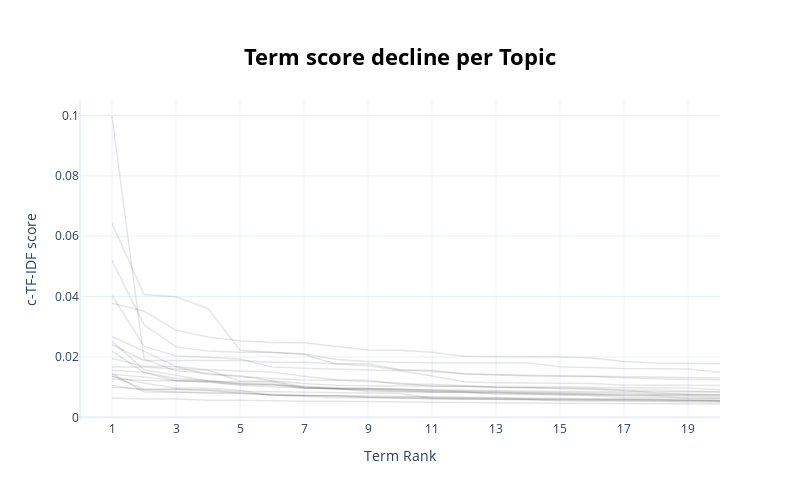

Notebook code cell kept with this figure:
### Code cell
topic_model_all_data.visualize_term_rank()

### Figure 1 — Plotly figure (JSON) as saved in the notebook; plotly's stock layout.template omitted (floating-point values rounded to 4 significant figures)
{"data": [{"hovertext": "<b>Topic -1</b>:took_booked_asked_people_another_w", "line": {"color": "black", "width": 1.5}, "mode": "lines+lines", "name": "", "opacity": 0.1, "type": "scatter", "x": [1, 2, 3, 4, 5, 6, 7, 8, 9, 10, 11, 12, 13, 14, 15, 16, 17, 18, 19, 20], "y": [0.006413, 0.006087, 0.006023, 0.005667, 0.005633, 0.005372, 0.00535, 0.00529, 0.005236, 0.005191, 0.005133, 0.004895, 0.004765, 0.004749, 0.004685, 0.004679, 0.004623, 0.004504, 0.004487, 0.004405]}, {"hovertext": "<b>Topic 0</b>:sydney_australia_perth_wife_enjoyed", "line": {"color": "black", "width": 1.5}, "mode": "lines+lines", "name": "", "opacity": 0.1, "type": "scatter", "x": [1, 2, 3, 4, 5, 6, 7, 8, 9, 10, 11, 12, 13, 14, 15, 16, 17, 18, 19, 20], "y": [0.01374, 0.009202, 0.009182, 0.009065, 0.008657, 0.008522, 0.008389, 0.008283, 0.007926, 0.007879, 0.006295, 0.006228, 0.006175, 0.00593, 0.005502, 0.005486, 0.005439, 0.00522, 0.005094, 0.004996]}, {"hovertext": "<b>Topic 1</b>:pleasant_plenty_highly_smooth_staff", "line": {"color": "black", "width": 1.5}, "mode": "lines+lines", "name": "", "opacity": 0.1, "type": "scatter", "x": [1, 2, 3, 4, 5, 6, 7, 8, 9, 10, 11, 12, 13, 14, 15, 16, 17, 18, 19, 20], "y": [0.01361, 0.01132, 0.009629, 0.009592, 0.008964, 0.007248, 0.007183, 0.007151, 0.006629, 0.006254, 0.006082, 0.005949, 0.005867, 0.00575, 0.00572, 0.005638, 0.005573, 0.005525, 0.005501, 0.005483]}, {"hovertext": "<b>Topic 2</b>:refund_told_booking_customer servic", "line": {"color": "black", "width": 1.5}, "mode": "lines+lines", "name": "", "opacity": 0.1, "type": "scatter", "x": [1, 2, 3, 4, 5, 6, 7, 8, 9, 10, 11, 12, 13, 14, 15, 16, 17, 18, 19, 20], "y": [0.02676, 0.02195, 0.0168, 0.01578, 0.01537, 0.015, 0.01362, 0.01245, 0.01227, 0.01097, 0.01091, 0.01045, 0.009921, 0.009906, 0.009444, 0.009376, 0.009043, 0.008992, 0.008638, 0.008486]}, {"hovertext": "<b>Topic 3</b>:love_planes_world_staff always_smil", "line": {"color": "black", "width": 1.5}, "mode": "lines+lines", "name": "", "opacity": 0.1, "type": "scatter", "x": [1, 2, 3, 4, 5, 6, 7, 8, 9, 10, 11, 12, 13, 14, 15, 16, 17, 18, 19, 20], "y": [0.009947, 0.009346, 0.009305, 0.008951, 0.007965, 0.007621, 0.007237, 0.007166, 0.006689, 0.0066, 0.006557, 0.006526, 0.006404, 0.006165, 0.005994, 0.005889, 0.005877, 0.005868, 0.005748, 0.005489]}, {"hovertext": "<b>Topic 4</b>:sin_world_qf_crews_standards_good s", "line": {"color": "black", "width": 1.5}, "mode": "lines+lines", "name": "", "opacity": 0.1, "type": "scatter", "x": [1, 2, 3, 4, 5, 6, 7, 8, 9, 10, 11, 12, 13, 14, 15, 16, 17, 18, 19, 20], "y": [0.01456, 0.008376, 0.008307, 0.008251, 0.008179, 0.007395, 0.007259, 0.007028, 0.007004, 0.00681, 0.006696, 0.00658, 0.006477, 0.006232, 0.006159, 0.006123, 0.0061, 0.005841, 0.005788, 0.005541]}, {"hovertext": "<b>Topic 5</b>:highly_airplane_good service_great ", "line": {"color": "black", "width": 1.5}, "mode": "lines+lines", "name": "", "opacity": 0.1, "type": "scatter", "x": [1, 2, 3, 4, 5, 6, 7, 8, 9, 10, 11, 12, 13, 14, 15, 16, 17, 18, 19, 20], "y": [0.02192, 0.01484, 0.01216, 0.01167, 0.0106, 0.01013, 0.009648, 0.009563, 0.009487, 0.009442, 0.00879, 0.008711, 0.008615, 0.008309, 0.008251, 0.00818, 0.008019, 0.00774, 0.007702, 0.007517]}, {"hovertext": "<b>Topic 6</b>:breakfast_eat_worse_found_gone_menu", "line": {"color": "black", "width": 1.5}, "mode": "lines+lines", "name": "", "opacity": 0.1, "type": "scatter", "x": [1, 2, 3, 4, 5, 6, 7, 8, 9, 10, 11, 12, 13, 14, 15, 16, 17, 18, 19, 20], "y": [0.01057, 0.008976, 0.008356, 0.008004, 0.007915, 0.007398, 0.006825, 0.006494, 0.006467, 0.00633, 0.006234, 0.006086, 0.00598, 0.005917, 0.005896, 0.005763, 0.005752, 0.005635, 0.005341, 0.005335]}, {"hovertext": "<b>Topic 7</b>:deck_380_airbus_upper_old_777_airbu", "line": {"color": "black", "width": 1.5}, "mode": "lines+lines", "name": "", "opacity": 0.1, "type": "scatter", "x": [1, 2, 3, 4, 5, 6, 7, 8, 9, 10, 11, 12, 13, 14, 15, 16, 17, 18, 19, 20], "y": [0.01669, 0.01668, 0.01603, 0.01556, 0.01204, 0.01202, 0.01014, 0.009383, 0.00935, 0.009137, 0.009073, 0.008546, 0.008235, 0.007976, 0.007863, 0.00767, 0.007166, 0.007014, 0.006293, 0.006049]}, {"hovertext": "<b>Topic 8</b>:bed_777_uncomfortable_a380_screen_o", "line": {"color": "black", "width": 1.5}, "mode": "lines+lines", "name": "", "opacity": 0.1, "type": "scatter", "x": [1, 2, 3, 4, 5, 6, 7, 8, 9, 10, 11, 12, 13, 14, 15, 16, 17, 18, 19, 20], "y": [0.01558, 0.01492, 0.01284, 0.01216, 0.01121, 0.01101, 0.009878, 0.009509, 0.008543, 0.008459, 0.008226, 0.008095, 0.008074, 0.007711, 0.007541, 0.007211, 0.006578, 0.006441, 0.006421, 0.00628]}, {"hovertext": "<b>Topic 9</b>:water_chicken_dinner_rice_fish_cold", "line": {"color": "black", "width": 1.5}, "mode": "lines+lines", "name": "", "opacity": 0.1, "type": "scatter", "x": [1, 2, 3, 4, 5, 6, 7, 8, 9, 10, 11, 12, 13, 14, 15, 16, 17, 18, 19, 20], "y": [0.02524, 0.01573, 0.01396, 0.01194, 0.01172, 0.01166, 0.009798, 0.00935, 0.009031, 0.008636, 0.008474, 0.008302, 0.008105, 0.008099, 0.007832, 0.00783, 0.007494, 0.007444, 0.007295, 0.007195]}, {"hovertext": "<b>Topic 10</b>:difference_worth_pe_cost_qantas_nz", "line": {"color": "black", "width": 1.5}, "mode": "lines+lines", "name": "", "opacity": 0.1, "type": "scatter", "x": [1, 2, 3, 4, 5, 6, 7, 8, 9, 10, 11, 12, 13, 14, 15, 16, 17, 18, 19, 20], "y": [0.01423, 0.01339, 0.01214, 0.0117, 0.01088, 0.01085, 0.009613, 0.009552, 0.009211, 0.008958, 0.008416, 0.00839, 0.007664, 0.007629, 0.007469, 0.007391, 0.007313, 0.007228, 0.007064, 0.006644]}, {"hovertext": "<b>Topic 11</b>:refund_customer service_phone_emai", "line": {"color": "black", "width": 1.5}, "mode": "lines+lines", "name": "", "opacity": 0.1, "type": "scatter", "x": [1, 2, 3, 4, 5, 6, 7, 8, 9, 10, 11, 12, 13, 14, 15, 16, 17, 18, 19, 20], "y": [0.05195, 0.0307, 0.02332, 0.02195, 0.02156, 0.02151, 0.02083, 0.01769, 0.01704, 0.01569, 0.01515, 0.01436, 0.01399, 0.01365, 0.01362, 0.0135, 0.01307, 0.01273, 0.01251, 0.01241]}, {"hovertext": "<b>Topic 12</b>:priority_extra leg room_worth extr", "line": {"color": "black", "width": 1.5}, "mode": "lines+lines", "name": "", "opacity": 0.1, "type": "scatter", "x": [1, 2, 3, 4, 5, 6, 7, 8, 9, 10, 11, 12, 13, 14, 15, 16, 17, 18, 19, 20], "y": [0.01945, 0.01688, 0.01673, 0.01421, 0.01379, 0.0121, 0.01118, 0.01059, 0.01046, 0.01043, 0.01035, 0.01025, 0.01015, 0.01015, 0.01014, 0.009967, 0.009824, 0.00971, 0.009677, 0.009159]}, {"hovertext": "<b>Topic 13</b>:smooth_needs_fss_compared_team_cre", "line": {"color": "black", "width": 1.5}, "mode": "lines+lines", "name": "", "opacity": 0.1, "type": "scatter", "x": [1, 2, 3, 4, 5, 6, 7, 8, 9, 10, 11, 12, 13, 14, 15, 16, 17, 18, 19, 20], "y": [0.01267, 0.0122, 0.0121, 0.01209, 0.01114, 0.01068, 0.01012, 0.009761, 0.00959, 0.009212, 0.009165, 0.009033, 0.008688, 0.008667, 0.008544, 0.008542, 0.008487, 0.008446, 0.008355, 0.008353]}, {"hovertext": "<b>Topic 14</b>:changi_transit changi_transit chan", "line": {"color": "black", "width": 1.5}, "mode": "lines+lines", "name": "", "opacity": 0.1, "type": "scatter", "x": [1, 2, 3, 4, 5, 6, 7, 8, 9, 10, 11, 12, 13, 14, 15, 16, 17, 18, 19, 20], "y": [0.09982, 0.01923, 0.01539, 0.01456, 0.01344, 0.01284, 0.01235, 0.01231, 0.01182, 0.01135, 0.01031, 0.0103, 0.009895, 0.009895, 0.009715, 0.009458, 0.008956, 0.008073, 0.007584, 0.00735]}, {"hovertext": "<b>Topic 15</b>:900_airbus_brand new_350_new a350 ", "line": {"color": "black", "width": 1.5}, "mode": "lines+lines", "name": "", "opacity": 0.1, "type": "scatter", "x": [1, 2, 3, 4, 5, 6, 7, 8, 9, 10, 11, 12, 13, 14, 15, 16, 17, 18, 19, 20], "y": [0.04037, 0.02356, 0.0203, 0.01992, 0.01928, 0.01665, 0.01629, 0.01598, 0.01577, 0.01538, 0.01367, 0.01176, 0.01145, 0.01145, 0.01121, 0.01121, 0.0107, 0.0107, 0.01051, 0.01051]}, {"hovertext": "<b>Topic 16</b>:plenty_friendly staff_selection co", "line": {"color": "black", "width": 1.5}, "mode": "lines+lines", "name": "", "opacity": 0.1, "type": "scatter", "x": [1, 2, 3, 4, 5, 6, 7, 8, 9, 10, 11, 12, 13, 14, 15, 16, 17, 18, 19, 20], "y": [0.03775, 0.03516, 0.02888, 0.02664, 0.02533, 0.0248, 0.0247, 0.02347, 0.02229, 0.0222, 0.02154, 0.0202, 0.02018, 0.02005, 0.01998, 0.01966, 0.01852, 0.01801, 0.01778, 0.01771]}, {"hovertext": "<b>Topic 17</b>:dubai_a380_prefer emirates_year em", "line": {"color": "black", "width": 1.5}, "mode": "lines+lines", "name": "", "opacity": 0.1, "type": "scatter", "x": [1, 2, 3, 4, 5, 6, 7, 8, 9, 10, 11, 12, 13, 14, 15, 16, 17, 18, 19, 20], "y": [0.02412, 0.01881, 0.01881, 0.01881, 0.01881, 0.0182, 0.0182, 0.01773, 0.01773, 0.01578, 0.01556, 0.01443, 0.0141, 0.01396, 0.01376, 0.01363, 0.01346, 0.0133, 0.01319, 0.01306]}, {"hovertext": "<b>Topic 18</b>:japanese_narita_osaka_numbered_new", "line": {"color": "black", "width": 1.5}, "mode": "lines+lines", "name": "", "opacity": 0.1, "type": "scatter", "x": [1, 2, 3, 4, 5, 6, 7, 8, 9, 10, 11, 12, 13, 14, 15, 16, 17, 18, 19, 20], "y": [0.06424, 0.0407, 0.03995, 0.03603, 0.02227, 0.02149, 0.02105, 0.01911, 0.01849, 0.01813, 0.01802, 0.01802, 0.01802, 0.01802, 0.01673, 0.01633, 0.01614, 0.01612, 0.01597, 0.01494]}], "layout": {"height": 500, "hoverlabel": {"bgcolor": "white", "font": {"family": "Rockwell", "size": 16}}, "showlegend": false, "title": {"font": {"color": "Black", "size": 22}, "text": "<b>Term score decline per Topic</b>", "x": 0.5, "xanchor": "center", "y": 0.9, "yanchor": "top"}, "width": 800, "xaxis": {"dtick": 2, "range": [0, 20], "tick0": 1, "title": {"text": "Term Rank"}}, "yaxis": {"title": {"text": "c-TF-IDF score"}}}}
